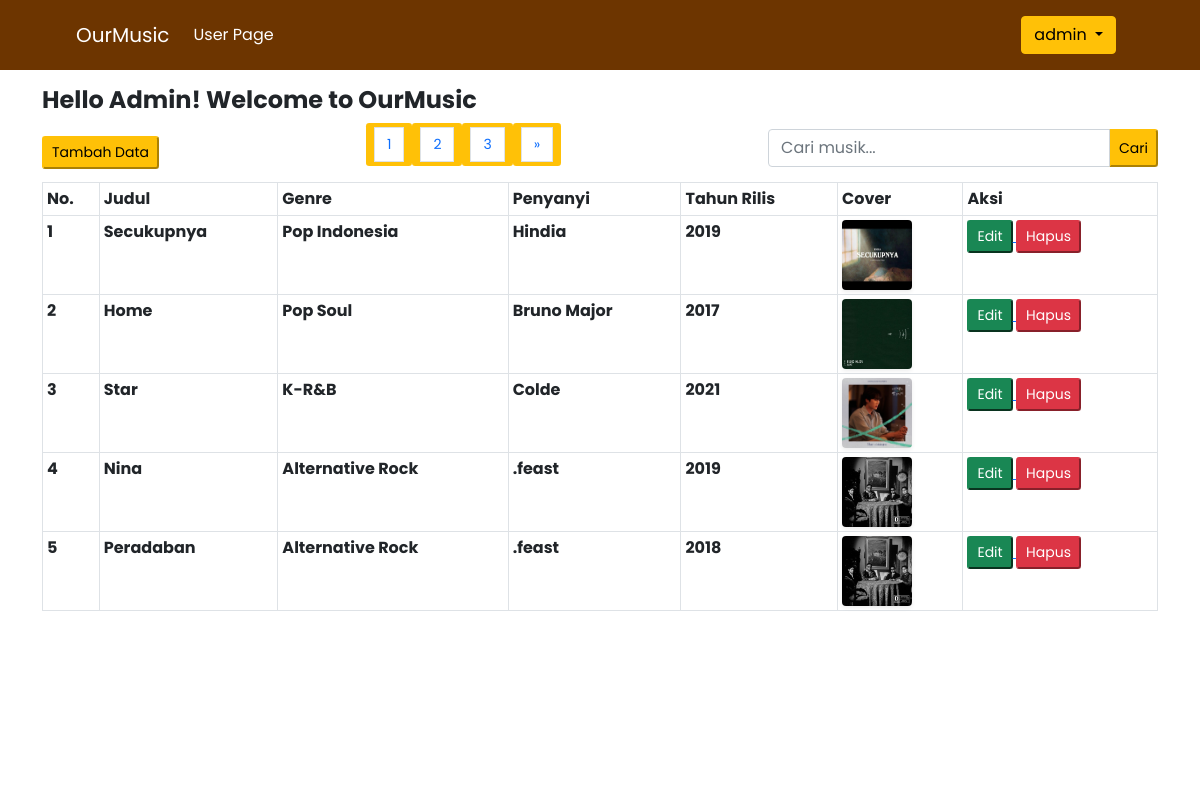
The app's page /index.php (signed in) with its own data.
### tables this page shows
CREATE TABLE `music` (
  `id` int(11) UNSIGNED NOT NULL,
  `nama` varchar(150) NOT NULL,
  `kategori` varchar(50) NOT NULL,
  `penyanyi` varchar(100) NOT NULL,
  `tahun` year(4) NOT NULL,
  `gambar` varchar(150) DEFAULT NULL
);

### function.php (called while the page is built, shortened)
<?php
$conn = mysqli_connect("localhost", "root", "", "ourmusic", 3307);
function query($query){
    global $conn;
    $result = mysqli_query($conn, $query);
    $rows = [];
    while( $row = mysqli_fetch_assoc($result) ) {
        $rows[] = $row;
    }
    return $rows;
}
?>

### index.php (the view, shortened to what this page needs)
<?php
require "function.php";
    $jumlahDataPerHalaman = 5;
    $jumlahData = count(query("SELECT * FROM music"));
    $jumlahHalaman = ceil($jumlahData / $jumlahDataPerHalaman);
    $halamanAktif = ( isset($_GET["halaman"]) ) ? $_GET["halaman"] : 1;
    $awalData = ( $jumlahDataPerHalaman * $halamanAktif ) - $jumlahDataPerHalaman;
    $music = query("SELECT * FROM music LIMIT $awalData, $jumlahDataPerHalaman");
?>
<!DOCTYPE html>
<html lang="en">
<head>
    <link href="https://cdn.jsdelivr.net/npm/bootstrap@5.0.2/dist/css/bootstrap.min.css" rel="stylesheet">
</head>
<body class="class="fw-bold fs-4 text-black style="font-family: 'Poppins';">
    <video autoplay muted loop id="bg-video">
        <source src="vid/bg_vid.mp4" type="video/mp4">
    </video>
    <nav class="navbar navbar-expand-lg navbar-dark" style="background-color: #6d3500ff;">
        <div class="container">
            <li class="nav">
                <a class="nav-link text-white"></a>
            </li>
            <li class="nav">
                <a class="nav-link text-white"></a>
            </li>
            <a class="navbar-brand text-white" href="#">OurMusic</a>
                <div class="collapse navbar-collapse" id="navbarSupportedContent">
                <ul class="navbar-nav me-auto mb-2 mb-lg-0">
                    <li class="nav-item">
                        <a class="nav-link active text-white" aria-current="page" href="indexz.php">User Page</a>
                    </li>
                </ul>
            </div>
        </div>
            <nav class="navbar navbar-expand-lg p-2">
            <div class="container"> <div class="d-flex justify-content-end">
            <div class="btn-group" >
            <button type="button" class="btn btn-warning dropdown-toggle" data-bs-toggle="dropdown" aria-expanded="false">
            <?= $_SESSION['username'] ?>
            </button>
            </div>
                <li class="nav">
                    <a class="nav-link text-white"></a>
                </li>
                <li class="nav">
                    <a class="nav-link text-white"></a>
                </li>
            </div>
            </div>
    </nav>
    </nav>
    <section class="p-3">
        <div class="container">
    <h1 class="fw-bold fs-4 text-black" style="font-family: 'Poppins';">
        Hello Admin! Welcome to OurMusic
    </h1>
            <div class="d-flex justify-content-between align-items-center">
                <a href="tambah_data.php">
                    <button class=" btn-sm btn-warning">Tambah Data</button>
                </a>
            <nav aria-label="Page navigation example">
                    <ul class="pagination">
                        <?php for ($i = 1; $i <= $jumlahHalaman; $i++) : ?>
                            <?php if ($i == $halamanAktif) : ?>
                                <li class=" btn-sm btn-warning" class="page-item active">
                                    <a class="page-link" href="?halaman=<?= $i; ?>"><?= $i; ?></a>
                                </li>
                            <?php else : ?>
                                <li class=" btn-sm btn-warning" class="page-item">
                                    <a class="page-link" href="?halaman=<?= $i; ?>"><?= $i; ?></a>
                                </li>
                            <?php endif; ?>
                        <?php endfor; ?>
                        <?php if ($halamanAktif < $jumlahHalaman) : ?>
                            <li class=" btn-sm btn-warning" class="page-item">
                                <a class="page-link" href="?halaman=<?= $halamanAktif + 1; ?>">&raquo;</a>
                            </li>
                        <?php endif; ?>
                    </ul>
                </nav>
                <form class="mb-2" action="" method="POST">
                    <div class="input-group">
                        <input type="text" class="form-control" name="keyword" placeholder="Cari musik..." autocomplete="off">
                        <button class=" btn-sm btn-warning" type="submit" name="tombol_search">
                            <i class="bi bi-search"></i> Cari
                        </button>
                    </div>
                </form>
            </div>
            <table  class="table table-bordered table-sm fs-6 fw-bold">
                <tr>
                    <th>No.</th>
                    <th>Judul</th>
                    <th>Genre</th>
                    <th>Penyanyi</th>
                    <th>Tahun Rilis</th>
                    <th>Cover</th>
                    <th>Aksi</th>
                </tr>
                <?php $no=1 ?>
                <?php foreach($music as $data): ?>
                <tr>
                    <td> <?= $no ?> </td>
                    <td> <?= $data['nama'] ?> </td>
                    <td> <?= $data['kategori'] ?> </td>
                    <td> <?= $data['penyanyi'] ?> </td>
                    <td> <?= $data['tahun'] ?> </td>
                    <td>
                        <img src="img/<?= $data['gambar'] ?> " height="70" width="70" alt="" class="rounded shadow-sm">
                    </td>
                    <td>
                        <a href="ubah_data.php?id=<?= $data['id'] ?>">
                            <button class="btn-sm btn-success">Edit</button>
                        </a>
                        <a href="hapus_data.php?id=<?= $data['id'] ?>">
                            <button class="btn-sm btn-danger">Hapus</button>
                        </a>
                    </td>
                </tr>
                <?php $no++; ?>
                <?php endforeach; ?>
            </table>
        </div>
    </section>
</body>
</html>

### index.php (style rules this page uses)
#bg-video { position: fixed; top: 0; left: 0; min-width: 100%; min-height: 100%; object-fit: cover; z-index: -1; }
table { background-color: rgba(255,255,255,0.5) }

### records on screen
music: nama "Secukupnya", kategori "Pop Indonesia", penyanyi "Hindia", tahun "2019", gambar (picture)
music: nama "Home", kategori "Pop Soul", penyanyi "Bruno Major", tahun "2017", gambar (picture)
music: nama "Star", kategori "K-R&B", penyanyi "Colde", tahun "2021", gambar (picture)
music: nama "Nina", kategori "Alternative Rock", penyanyi ".feast", tahun "2019", gambar (picture)
music: nama "Peradaban", kategori "Alternative Rock", penyanyi ".feast", tahun "2018", gambar (picture)

### other values on screen
$_SESSION['username'] "admin"
